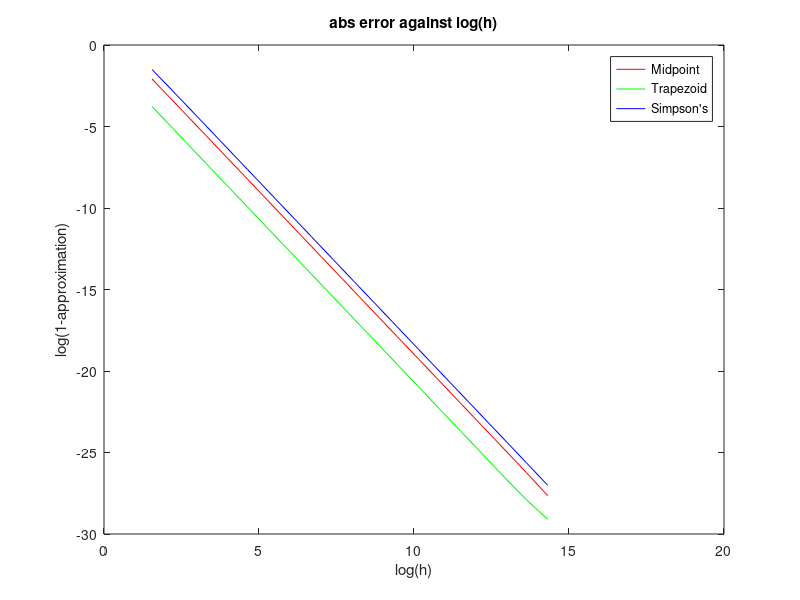

The MATLAB source for this figure:

% graph the section
f = @(x) cos(x);
x_values = linspace(0, pi/2, 100);
y_values = f(x_values);
plot(x_values, y_values);


% for k = 1:40
%     h = pi/(2*((2^k)+1));
%     if h < 1e-6
%         break
%     end
%     fprintf('numbers: %f', k);
%     fprintf('h values: %f', h);
% end

% get result from ^ 
% k = 1:20




% (a) composite midpoint
n = 3;
h = (pi/2) / n;  % size
x = linspace(0, pi/2, n+1);
y = f(x);  % evaluate the function at all the equally spaced points
y1 = f(x+h/2);  % evaluate at x+h/2
approximation = h * (y1(1) + sum(y1(2:1:end-1)) + y1(end));

mabser = [];
approximation_new = 0;
a = 0;
for k = 1:20
    n = 2^k + 1; 
    
    x = linspace(0, pi/2, n+1);
    h = (pi/2) / n;
    y = f(x);
    y1 = f(x+h/2);  
    approximation_new = h * (y1(1) + sum(y1(2:1:end-1)) + y1(end));
    
    a = 1-approximation_new;
    mabser = [mabser a];
end

% Display the result
fprintf('Approximation by Composite Midpoint Rule: %.8f\n', approximation_new);
fprintf('Number of subinterval: %f', n);

merror = log(mabser);





% (b) composite trapezoid

n = 3;
h = (pi/2) / n;  % size
x = linspace(0, pi/2, n+1);
y = f(x);
approximation = h * ((1/2)*y(1) + sum(y(2:1:end-1)) + (1/2)*y(end));

tabser = [];
approximation_new = 0;
for k = 1:20
    n = 2^k + 1; 
    
    x = linspace(0, pi/2, n+1);
    h = (pi/2) / n;
    y = f(x);
    approximation_new = h * ((1/2)*y(1) + sum(y(2:1:end-1)) + (1/2)*y(end));
    
    a = 1-approximation_new;
    tabser = [tabser a];

end

% Display the result
fprintf('Approximation by Composite Trapezoid Rule: %.8f\n', approximation_new);
fprintf('Number of subintervals: %f', n);

terror = log(tabser);





% (c) composite simpsons
n = 3;
h = (pi/2) / n;  % size
x = linspace(0, pi/2, n+1);
y = f(x);
% approximation = h * ((1/2)*y(1) + sum(y(2:1:end-1)) + (1/2)*y(end));

sabser = [];
approximation_new = 0;
for k = 1:20
    n = (2^k + 1); 
    
    x = linspace(0, pi/2, n+1);
    h = (pi/2) / n;  % step size
    y = f(x);
    approximation_new = h/3 * (y(1) + 4*sum(y(2:2:end-1)) + 2*sum(y(3:2:end-2)) + y(end));
    
    a = 1-approximation_new;
    sabser = [sabser a];
end

% Display the result
fprintf('Approximation by Composite Simpson''s Rule: %.8f\n', approximation_new);
fprintf('Number of subintervals: %f', n);

serror = log(sabser);





% (d) plotting

% log h
t_log = linspace(1,20,20);
loghf = @(t) log(pi/2*((2.^t)+1));
logh = loghf(t_log);


plot(logh, merror, 'r', logh, terror, 'g-', logh, serror, 'b');
legend('Midpoint', 'Trapezoid', 'Simpson''s');
xlabel('log(h)');
ylabel('log(1-approximation)');
title('abs error against log(h)');

% explanation: Error of midpoint rule is larger than that of trapezoid
% rule, and error of trapezoid rule is larger than that of simpson's
% rule
